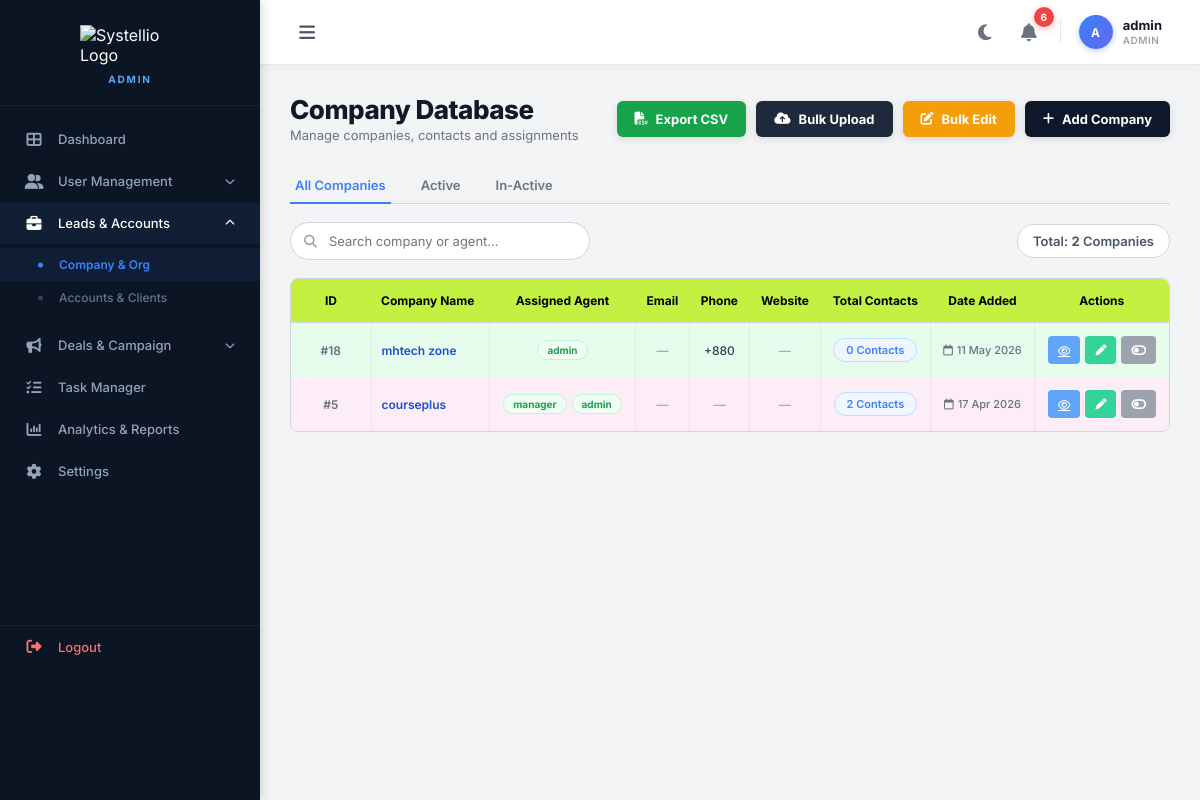
/company_list.php (signed in), run on the app's committed database.
### tables this page shows
CREATE TABLE `companies` (
  `id` int(11) NOT NULL,
  `company_name` varchar(255) NOT NULL,
  `assigned_agent` varchar(255) DEFAULT 'Unassigned',
  `company_email` varchar(255) DEFAULT NULL,
  `company_number` varchar(50) DEFAULT NULL,
  `company_website` varchar(255) DEFAULT NULL,
  `fb_url` varchar(255) DEFAULT NULL,
  `linkedin_url` varchar(255) DEFAULT NULL,
  `insta_url` varchar(255) DEFAULT NULL,
  `twitter_url` varchar(255) DEFAULT NULL,
  `total_contacts` int(11) DEFAULT 0,
  `created_at` timestamp NOT NULL DEFAULT current_timestamp(),
  `created_by` int(11) DEFAULT NULL,
  `status` varchar(10) NOT NULL DEFAULT 'active',
  `inactive_by` int(11) DEFAULT NULL,
  `inactive_by_role` varchar(20) DEFAULT NULL
);

### company_list.php (the view, shortened to what this page needs)
<?php
@include 'config.php';
$hasCompanies    = false;
$companyTableRows = "";
$totalCompanies  = "0";
if (isset($conn)) {
    try {
        $currentUserRole = $_SESSION['role']     ?? '';
        $currentUserId   = intval($_SESSION['user_id'] ?? 0);
        $currentName     = mysqli_real_escape_string($conn, $_SESSION['name']     ?? '');
        $currentUsername = mysqli_real_escape_string($conn, $_SESSION['username'] ?? '');
        if ($currentUserRole === 'super_admin') {
            $agentWhere = "";
        } elseif ($currentUserRole === 'admin') {
            $_adSubIds = [$currentUserId];
            $_adSubQ = mysqli_query($conn, "SELECT id FROM users WHERE status='active'
                AND role = 'manager'
                AND (reporting_to='$currentUsername' OR reporting_to='$currentName'
                     OR created_by='$currentUsername' OR created_by='$currentName')");
            if ($_adSubQ) { while ($_adSubR = mysqli_fetch_assoc($_adSubQ)) $_adSubIds[] = (int)$_adSubR['id']; }
            $_adSubIdsStr = implode(',', $_adSubIds);
            $agentWhere = "WHERE (
                               c.created_by = $currentUserId
                               OR c.created_by IN ($_adSubIdsStr)
                               OR c.assigned_agent LIKE '%$currentName%'
                               OR c.assigned_agent LIKE '%$currentUsername%'
                           )
                           AND (c.status = 'active' OR c.status IS NULL OR c.status = '' OR (c.status = 'inactive' AND c.inactive_by = $currentUserId))";
        } elseif ($currentUserRole === 'agent') {
            $agentWhere = "WHERE (c.assigned_agent LIKE '%$currentName%'
                           OR c.assigned_agent LIKE '%$currentUsername%')
                           AND (c.status = 'active' OR c.status IS NULL)";
        } else {
            $agentWhere = "WHERE c.status = 'active'";
        }
        $cq = mysqli_query($conn, "
            SELECT c.id, c.company_name, c.assigned_agent,
                   c.company_email, c.company_number, c.company_website, c.created_at,
                   c.created_by, c.status,
                   (SELECT COUNT(*) FROM contacts WHERE company_id = c.id) AS total_dynamic_contacts
            FROM companies c $agentWhere ORDER BY c.id DESC
        ");
        if ($cq && mysqli_num_rows($cq) > 0) {
            $hasCompanies   = true;
            $totalCompanies = mysqli_num_rows($cq);
            while ($row = mysqli_fetch_assoc($cq)) {
                $c_name     = htmlspecialchars($row['company_name']);
                $c_contacts = (int)$row['total_dynamic_contacts'];
                $c_id       = (int)$row['id'];
                $c_email    = htmlspecialchars($row['company_email'] ?? '');
                $c_phone    = htmlspecialchars($row['company_number'] ?? '');
                $c_website  = htmlspecialchars($row['company_website'] ?? '');
                $c_date     = !empty($row['created_at']) ? date('d M Y', strtotime($row['created_at'])) : '—';
                $rowData    = htmlspecialchars(json_encode($row), ENT_QUOTES, 'UTF-8');
                $c_agent_arr    = array_filter(array_map('trim', explode(',', $row['assigned_agent'] ?? '')));
                $c_agent_badges = '';
                foreach ($c_agent_arr as $_ag) {
                    if ($_ag && $_ag !== 'Unassigned') {
                        $c_agent_badges .= "<span class='comp-agent-badge'>" . htmlspecialchars($_ag) . "</span>";
                    }
                }
                $email_html   = !empty($c_email)   ? "<a href='mailto:{$c_email}'   style='color:#3b82f6;text-decoration:none;'>{$c_email}</a>"       : "<span style='color:#9ca3af;'>—</span>";
                $phone_html   = !empty($c_phone)   ? "<a href='tel:{$c_phone}'      style='color:#374151;text-decoration:none;'>{$c_phone}</a>"        : "<span style='color:#9ca3af;'>—</span>";
                $website_html = !empty($c_website) ? "<a href='{$c_website}' target='_blank' style='color:#8b5cf6;text-decoration:none;'><i class='fa-solid fa-arrow-up-right-from-square' style='font-size:10px;margin-right:3px;'></i>Visit</a>" : "<span style='color:#9ca3af;'>—</span>";
                $c_status = $row['status'] ?? 'active';
                $companyTableRows .= "
                <tr class='company-row' data-status='{$c_status}'>
                    <td style='text-align:center;color:#6b7280;font-weight:600;'>#{$c_id}</td>
                    <td style='text-align:left;'>
                        <a href='company_profile.php?id={$c_id}' class='client-name-link'>
                            <span class='client-name-avatar'>" . strtoupper(substr($row['company_name'], 0, 1)) . "</span>
                            <span class='client-name-text'>{$c_name}</span>
                            <i class='fa-solid fa-arrow-up-right-from-square client-name-icon'></i>
                        </a>
                    </td>
                    <td>
                        <div style='display:flex;justify-content:center;align-items:center;gap:5px;flex-wrap:wrap;'>
                            {$c_agent_badges}
                        </div>
                    </td>
                    <td>{$email_html}</td>
                    <td>{$phone_html}</td>
                    <td>{$website_html}</td>
                    <td><span class='comp-contacts-pill'>{$c_contacts} Contacts</span></td>
                    <td style='color:#6b7280;font-size:11px;'><i class='fa-regular fa-calendar' style='margin-right:4px;'></i>{$c_date}</td>
                    <td>
                        <div class='action-btns'>
                            <a href='company_profile.php?id={$c_id}' class='btn-view' title='View Profile' style='display:inline-flex;align-items:center;justify-content:center;'><i class='fa-regular fa-eye'></i></a>";
                if (in_array($currentUserRole ?? '', ['super_admin', 'admin', 'manager'])) {
                    $companyTableRows .= "
                            <button class='btn-edit' title='Edit' onclick='openEditModal({$rowData})'><i class='fa-solid fa-pen'></i></button>";
                }
                if (in_array($currentUserRole ?? '', ['super_admin', 'admin'])) {
                    $companyTableRows .= "
                            <form method='POST' id='toggle-comp-{$c_id}' style='display:inline;'>
                                <input type='hidden' name='toggle_company_id' value='{$c_id}'>
                                <input type='hidden' name='toggle_company_status' value='1'>
                                <input type='hidden' name='toggle_company_new_status' value='" . (($row['status'] ?? 'active') === 'active' ? 'inactive' : 'active') . "'>
                                <button type='button'
                                    class='" . (($row['status'] ?? 'active') === 'active' ? 'btn-status-active' : 'btn-status-inactive') . "'
                                    title='" . (($row['status'] ?? 'active') === 'active' ? 'Mark Inactive' : 'Mark Active') . "'
                                    onclick='confirmToggleCompanyStatus(\"toggle-comp-{$c_id}\", \"" . (($row['status'] ?? 'active') === 'active' ? 'inactive' : 'active') . "\")'
                                    ><i class='fa-solid " . (($row['status'] ?? 'active') === 'active' ? 'fa-toggle-on' : 'fa-toggle-off') . "'></i>
                                </button>
                            </form>";
                }
                $companyTableRows .= "
                        </div>
                    </td>
                </tr>";
            }
        }
    } catch (mysqli_sql_exception $e) {}
}
?>
<!DOCTYPE html>
<html lang="en">
<head>
    <link rel="stylesheet" href="https://cdnjs.cloudflare.com/ajax/libs/font-awesome/6.4.0/css/all.min.css">
</head>
<body>
<?php
    include 'sidebar.php';
?>
<div class="main-content">
    <?php include 'topbar.php'; ?>
    <div class="company-container">
        <div class="page-header">
            <div class="comp-header-title">
                <h1>Company Database</h1>
                <p>Manage companies, contacts and assignments</p>
            </div>
            <div class="header-buttons">
                <?php if (($_SESSION['role'] ?? '') !== 'agent'): ?>
                <form method="POST" style="margin:0;">
                    <button type="submit" name="export_companies_csv" class="btn-export">
                        <i class="fa-solid fa-file-csv"></i> Export CSV
                    </button>
                </form>
                <button class="btn-bulk" onclick="openModal('bulkUploadCompanyModal')">
                    <i class="fa-solid fa-cloud-arrow-up"></i> Bulk Upload
                </button>
                <?php if (!in_array($_SESSION['role'] ?? '', ['manager'])): ?>
                <button class="btn-bulk" onclick="openModal('bulkEditCompanyModal')" style="background-color:#f59e0b;">
                    <i class="fa-solid fa-pen-to-square"></i> Bulk Edit
                </button>
                <?php endif; ?>
                <button class="btn-add-company" onclick="openModal('addCompanyModal')">
                    <i class="fa-solid fa-plus"></i> Add Company
                </button>
                <?php endif; ?>
            </div>
        </div>
        <?php if (!in_array($_SESSION['role'] ?? '', ['manager', 'agent'])): ?>
        <div class="tab-container">
            <div class="tab-btn active" onclick="filterCompanies('all', this)">All Companies</div>
            <div class="tab-btn" onclick="filterCompanies('active', this)">Active</div>
            <div class="tab-btn" onclick="filterCompanies('inactive', this)">In-Active</div>
        </div>
        <?php endif; ?>
        <div class="comp-toolbar">
            <div class="comp-search">
                <i class="fa-solid fa-magnifying-glass"></i>
                <input type="text" id="compSearchInput" placeholder="Search company or agent..." oninput="searchTable()">
            </div>
            <div class="comp-total">Total: <b><?php echo $hasCompanies ? $totalCompanies : '0'; ?></b> Companies</div>
        </div>
        <div class="table-wrapper">
            <table class="custom-table" id="companyTable">
                <thead>
                    <tr>
                        <th style="width:80px;">ID</th>
                        <th style="text-align:left;">Company Name</th>
                        <th>Assigned Agent</th>
                        <th>Email</th>
                        <th>Phone</th>
                        <th>Website</th>
                        <th>Total Contacts</th>
                        <th>Date Added</th>
                        <th>Actions</th>
                    </tr>
                </thead>
                <tbody>
                    <?php if ($hasCompanies): ?>
                        <?php echo $companyTableRows; ?>
                    <?php endif; ?>
                </tbody>
            </table>
        </div>
    </div>
</div>
</body>
</html>

### company_list.php (style rules this page uses)
* { margin:0; padding:0; box-sizing:border-box; font-family:'Inter',sans-serif; }
body { background:#f3f4f6; display:flex; height:100vh; overflow:hidden; transition:background-color .3s,color .3s; color:#111827; }
.main-content { flex-grow:1; display:flex; flex-direction:column; overflow-y:auto; background:#f3f4f6; transition:background-color .3s; }
.company-container { padding:30px; }
.page-header { display:flex; justify-content:space-between; align-items:center; margin-bottom:24px; flex-wrap:wrap; gap:16px; }
.comp-header-title h1 { font-size:26px; font-weight:800; letter-spacing:-.5px; color:#111827; }
.comp-header-title p { font-size:13px; color:#6b7280; margin-top:2px; }
.header-buttons { display:flex; gap:10px; }
.btn-export { background-color:#16a34a; color:#ffffff; padding:10px 18px; border-radius:6px; font-size:13px; font-weight:700; border:none; cursor:pointer; display:flex; align-items:center; gap:8px; box-shadow:0 2px 8px rgba(0,0,0,0.12); transition:background-color .2s, transform .1s; }
.btn-bulk { background-color:#1e293b; color:#ffffff; padding:10px 18px; border-radius:6px; font-size:13px; font-weight:700; border:none; cursor:pointer; display:flex; align-items:center; gap:8px; box-shadow:0 2px 8px rgba(0,0,0,0.12); transition:background-color .2s, transform .1s; }
.btn-add-company { background-color:#0f172a; color:#ffffff; padding:10px 18px; border-radius:6px; font-size:13px; font-weight:700; border:none; cursor:pointer; display:flex; align-items:center; gap:8px; box-shadow:0 2px 8px rgba(0,0,0,0.12); transition:background-color .2s, transform .1s; }
.comp-toolbar { display:flex; justify-content:space-between; align-items:center; margin-bottom:18px; }
.comp-search { position:relative; width:300px; }
.comp-search i { position:absolute; left:14px; top:50%; transform:translateY(-50%); color:#9ca3af; font-size:13px; }
.comp-search input { width:100%; padding:10px 14px 10px 38px; border:1px solid #d1d5db; border-radius:20px; font-size:13px; outline:none; transition:.3s; color:#374151; background:#fff; }
.comp-total { font-size:13px; font-weight:600; color:#4b5563; background:#fff; border:1px solid #d1d5db; padding:8px 15px; border-radius:20px; }
.tab-container { display:flex; gap:25px; border-bottom:1px solid #d1d5db; margin-bottom:18px; transition:0.3s; }
.tab-btn { padding:10px 5px; font-size:13px; font-weight:600; color:#6b7280; cursor:pointer; position:relative; transition:0.3s; }
.tab-btn.active { color:#3b82f6; }
.tab-btn.active::after { content:''; position:absolute; bottom:-1px; left:0; width:100%; height:2px; background-color:#3b82f6; }
.table-wrapper { border-radius:8px; overflow:hidden; border:1px solid #d1d5db; background:#fff; }
.custom-table { width:100%; border-collapse:collapse; text-align:center; font-size:12px; }
.custom-table th { background:#c4f042; padding:14px 10px; font-weight:700; color:#000; border-bottom:1px solid #d1d5db; }
.custom-table td { padding:13px 10px; color:#374151; font-weight:500; vertical-align:middle; border-right:1px solid rgba(0,0,0,.05); }
.custom-table td:last-child { border-right:none; }
.custom-table tbody tr:nth-child(4n+1) { background:#e6fced; }
.custom-table tbody tr:nth-child(4n+2) { background:#fcedf6; }
.comp-contacts-pill { background:#eff6ff; color:#3b82f6; border:1px solid #bfdbfe; font-size:11px; font-weight:600; padding:4px 12px; border-radius:20px; display:inline-block; }
.comp-agent-badge { display:inline-flex; align-items:center; background:#f0fdf4; color:#16a34a; border:1px solid #bbf7d0; font-size:10px; font-weight:700; padding:3px 9px; border-radius:20px; white-space:nowrap; }
.client-name-link { text-decoration:none; color:#1d4ed8; font-weight:600; font-size:12px; }
.action-btns { display:flex; justify-content:center; gap:5px; }
.btn-view { background:#60a5fa; color:#fff; padding:6px 10px; border-radius:4px; font-size:11px; border:none; cursor:pointer; transition:.2s; }
.btn-edit { background:#34d399; color:#fff; padding:6px 10px; border-radius:4px; font-size:11px; border:none; cursor:pointer; transition:.2s; }
.btn-status-inactive { background:#9ca3af; color:#fff; padding:6px 10px; border-radius:4px; font-size:13px; border:none; cursor:pointer; transition:.2s; }

### data on the page
companies: id "18", company_name "mhtech zone", assigned_agent "admin", company_number "+880", created_at "11 May 2026"
companies: id "5", company_name "courseplus", assigned_agent "manager", assigned_agent "admin", created_at "17 Apr 2026"

### other printed values
$sidebarRole "ADMIN"
$_notif_count "6"
$_tb_initials "A"
$_tb_name "admin"
$_tb_role_display "ADMIN"
$totalCompanies "2"
$c_contacts "0 2"
